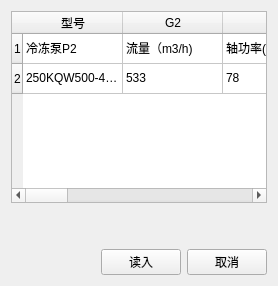
          <widget class="QWidget" name="tab_7">
           <attribute name="title">
            <string>冷冻水泵</string>
           </attribute>
           <layout class="QHBoxLayout" name="horizontalLayout_19">
            <item>
             <layout class="QGridLayout" name="gridLayout_14">
              <item row="0" column="0">
               <widget class="QTableWidget" name="tableWidget_15">
                <property name="sizePolicy">
                 <sizepolicy hsizetype="Expanding" vsizetype="Preferred">
                  <horstretch>0</horstretch>
                  <verstretch>0</verstretch>
                 </sizepolicy>
                </property>
                <row>
                 <property name="text">
                  <string>1</string>
                 </property>
                </row>
                <row>
                 <property name="text">
                  <string>2</string>
                 </property>
                </row>
                <column>
                 <property name="text">
                  <string>型号</string>
                 </property>
                </column>
                <column>
                 <property name="text">
                  <string>G2</string>
                 </property>
                </column>
                <column>
                 <property name="text">
                  <string>P2</string>
                 </property>
                </column>
                <column>
                 <property name="text">
                  <string>G2</string>
                 </property>
                </column>
                <column>
                 <property name="text">
                  <string>P2</string>
                 </property>
                </column>
                <column>
                 <property name="text">
                  <string>G2</string>
                 </property>
                </column>
                <column>
                 <property name="text">
                  <string>P2</string>
                 </property>
                </column>
                <column>
                 <property name="text">
                  <string>G2</string>
                 </property>
                </column>
                <column>
                 <property name="text">
                  <string>P2</string>
                 </property>
                </column>
                <column>
                 <property name="text">
                  <string>G2</string>
                 </property>
                </column>
                <column>
                 <property name="text">
                  <string>P2</string>
                 </property>
                </column>
                <item row="0" column="0">
                 <property name="text">
                  <string>冷冻泵P2</string>
                 </property>
                </item>
                <item row="0" column="1">
                 <property name="text">
                  <string>流量（m3/h)</string>
                 </property>
                </item>
                <item row="0" column="2">
                 <property name="text">
                  <string>轴功率(kw)</string>
                 </property>
                </item>
                <item row="0" column="3">
                 <property name="text">
                  <string>流量（m3/h)</string>
                 </property>
                </item>
                <item row="0" column="4">
                 <property name="text">
                  <string>轴功率(kw)</string>
                 </property>
                </item>
                <item row="0" column="5">
                 <property name="text">
                  <string>流量（m3/h)</string>
                 </property>
                </item>
                <item row="0" column="6">
                 <property name="text">
                  <string>轴功率(kw)</string>
                 </property>
                </item>
                <item row="0" column="7">
                 <property name="text">
                  <string>流量（m3/h)</string>
                 </property>
                </item>
                <item row="0" column="8">
                 <property name="text">
                  <string>轴功率(kw)</string>
                 </property>
                </item>
                <item row="0" column="9">
                 <property name="text">
                  <string>流量（m3/h)</string>
                 </property>
                </item>
                <item row="0" column="10">
                 <property name="text">
                  <string>轴功率(kw)</string>
                 </property>
                </item>
                <item row="1" column="0">
                 <property name="text">
                  <string>250KQW500-44-90/4</string>
                 </property>
                </item>
                <item row="1" column="1">
                 <property name="text">
                  <string>533</string>
                 </property>
                </item>
                <item row="1" column="2">
                 <property name="text">
                  <string>78</string>
                 </property>
                </item>
                <item row="1" column="3">
                 <property name="text">
                  <string>498</string>
                 </property>
                </item>
                <item row="1" column="4">
                 <property name="text">
                  <string>56.8</string>
                 </property>
                </item>
                <item row="1" column="5">
                 <property name="text">
                  <string>442</string>
                 </property>
                </item>
                <item row="1" column="6">
                 <property name="text">
                  <string>39.9</string>
                 </property>
                </item>
                <item row="1" column="7">
                 <property name="text">
                  <string>387</string>
                 </property>
                </item>
                <item row="1" column="8">
                 <property name="text">
                  <string>26.8</string>
                 </property>
                </item>
                <item row="1" column="9">
                 <property name="text">
                  <string>331</string>
                 </property>
                </item>
                <item row="1" column="10">
                 <property name="text">
                  <string>16.8</string>
                 </property>
                </item>
               </widget>
              </item>
              <item row="1" column="0">
               <spacer name="verticalSpacer_7">
                <property name="orientation">
                 <enum>Qt::Vertical</enum>
                </property>
                <property name="sizeHint" stdset="0">
                 <size>
                  <width>20</width>
                  <height>40</height>
                 </size>
                </property>
               </spacer>
              </item>
              <item row="2" column="0">
               <layout class="QGridLayout" name="gridLayout_15">
                <item row="0" column="0">
                 <spacer name="horizontalSpacer_9">
                  <property name="orientation">
                   <enum>Qt::Horizontal</enum>
                  </property>
                  <property name="sizeHint" stdset="0">
                   <size>
                    <width>40</width>
                    <height>20</height>
                   </size>
                  </property>
                 </spacer>
                </item>
                <item row="0" column="1">
                 <layout class="QHBoxLayout" name="horizontalLayout_20">
                  <item>
                   <widget class="QPushButton" name="pushButton_36">
                    <property name="text">
                     <string>读入</string>
                    </property>
                   </widget>
                  </item>
                  <item>
                   <widget class="QPushButton" name="pushButton_37">
                    <property name="text">
                     <string>取消</string>
                    </property>
                   </widget>
                  </item>
                 </layout>
                </item>
               </layout>
              </item>
             </layout>
            </item>
           </layout>
          </widget>
